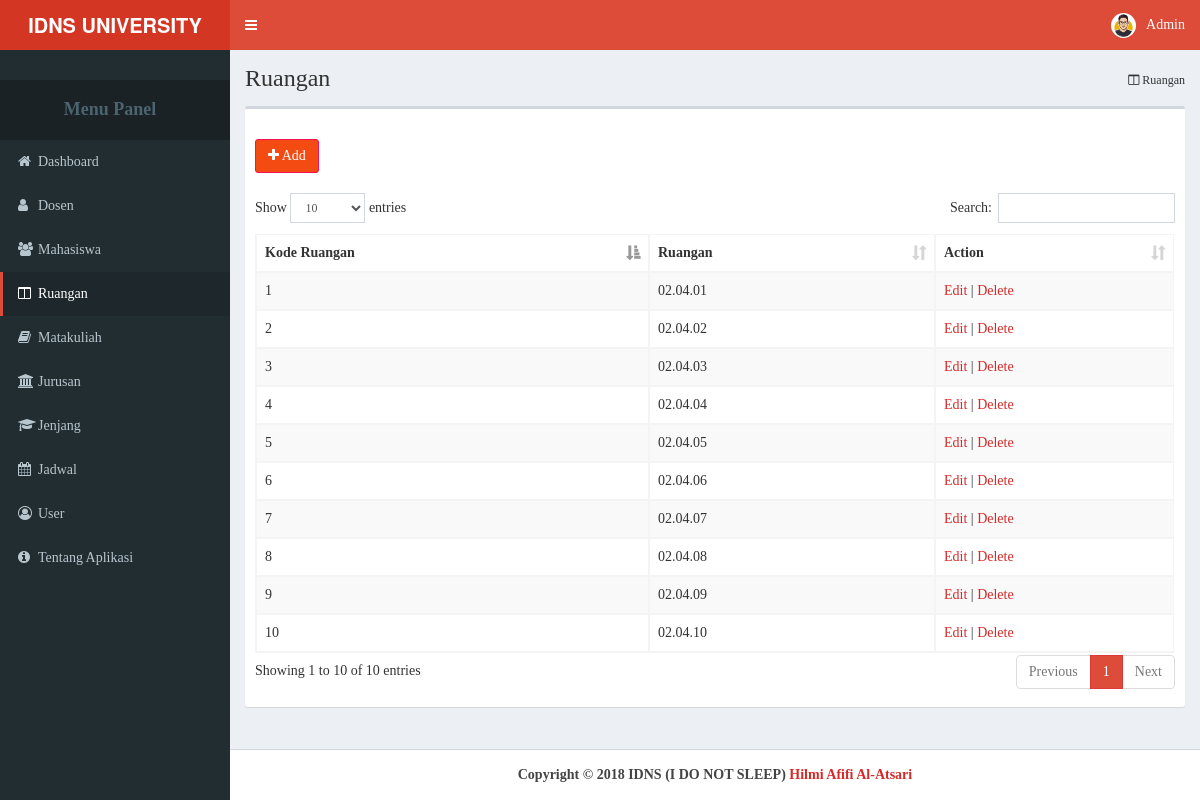
The page /assets/users/admin/ruangan.php (signed in) on the database its author committed.
### tables this page shows
CREATE TABLE `ruangan` (
  `Kode_Ruangan` varchar(50) NOT NULL,
  `Nama_Ruangan` varchar(50) NOT NULL
);

### assets/users/admin/dt_ruangan.php (the view, shortened to what this page needs)
<thead>
<tr>
<th>Kode Ruangan</th>
<th>Ruangan</th>
<th>Action</th>
</tr>
</thead>
<tbody>
<?php
						$queryruangan = mysqli_query ($konek, "SELECT * FROM ruangan");
						while ($ruangan = mysqli_fetch_array ($queryruangan)){
							echo "
								<tr>
									<td>$ruangan[Kode_Ruangan]</td>
									<td>$ruangan[Nama_Ruangan]</td>
									<td>
										<a href='#' class='open_modal' id='$ruangan[Kode_Ruangan]'>Edit</a> |
										<a href='#' onClick='confirm_delete(\"ruangan_delete.php?Kode_Ruangan=$ruangan[Kode_Ruangan]\")'>Delete</a>
									</td>
								</tr>";
						}
					?>
</tbody>

### assets/users/admin/ruangan.php (shortened to what this page needs)
<?php
include "../../control/connect.php";
?>
<!DOCTYPE html>
<html>
<head>
<?php
		include "bundle_css.php";
	?>
</head>
<body class="hold-transition skin-red sidebar-mini">
<div class=wrapper>
<?php
        include 'content_header.php';
       ?>
<aside class=main-sidebar>
<section class=sidebar>
<div class=user-panel>
</div>
<ul class=sidebar-menu>
<li class=header><h4><b><center>Menu Panel</center></b></h4></li>
<li><a href=index.php><i class="fa fa-home"></i><span>Dashboard</span></a></li>
<li><a href=dosen.php><i class="fa fa-user"></i><span>Dosen</span></a></li>
<li><a href=mahasiswa.php><i class="fa fa-users"></i><span>Mahasiswa</span></a></li>
<li class=active><a href=ruangan.php><i class="fa fa-columns"></i><span>Ruangan</span></a></li>
<li><a href=matakuliah.php><i class="fa fa-book"></i><span>Matakuliah</span></a></li>
<li><a href=jurusan.php><i class="fa fa-university"></i><span>Jurusan</span></a></li>
<li><a href=jenjang.php><i class="fa fa-graduation-cap"></i><span>Jenjang</span></a></li>
<li><a href=jadwal.php><i class="fa fa-calendar"></i><span>Jadwal</span></a></li>
<li><a href=user.php><i class="fa fa-user-circle-o"></i><span>User</span></a></li>
<li><a href=about.php><i class="fa fa-info-circle"></i><span>Tentang Aplikasi</span></a></li>
</ul>
</section>
</aside>
<div class=content-wrapper>
<section class=content-header>
<h1>
Ruangan
</h1>
<ol class=breadcrumb>
<li><i class="fa fa-columns"></i> Ruangan</li>
</ol>
</section>
<section class=content>
<div class=row>
<div class=col-xs-12>
<div class=box>
<div class=box-header>
</div>
<div class=box-body>
<a href=#><button class="btn btn-success" type=button data-target=#ModalAdd data-toggle=modal><i class="fa fa-plus"></i> Add</button></a>
<br></br>
<table id=data class="table table-bordered table-striped table-scalable">
<?php
							include "dt_ruangan.php";
						?>
</table>
</div>
</div>
</div>
</div>
</section>
</div>
<?php
		include	"content_footer.php";
	?>
</div>
</body>
</html>

### assets/users/admin/bundle_css.php (shortened to what this page needs)
<link rel="stylesheet" href="../../setting/bootstrap/bootstrap.css">
<link rel="stylesheet" href="../../setting/fa/font-awesome.css">
<link rel="stylesheet" href="../../setting/plugins/datatables/dataTables.bootstrap.css">
<link rel="stylesheet" href="../../setting/plugins/datepicker/datepicker3.css">
<link rel="stylesheet" href="../../setting/plugins/daterangepicker/daterangepicker-bs3.css">
<link rel="stylesheet" href="../../setting/AdminLTE.css">
<link rel="stylesheet" href="../../setting/_all-skins.css">
<link rel="stylesheet" href="../../setting/plugins/bootstrap-datetimepicker/css/bootstrap-datetimepicker.css">

### assets/users/admin/content_header.php (shortened to what this page needs)
<header class="main-header">
<div class="logo">
<span class="logo-lg"><b>IDNS UNIVERSITY</b></span>
</div>
<nav class="navbar navbar-static-top" role="navigation">
<a href="#" class="sidebar-toggle" data-toggle="offcanvas" role="button">
</a>
<div class="navbar-custom-menu">
<ul class="nav navbar-nav">
<li class="dropdown user user-menu">
<a href="#" class="dropdown-toggle" data-toggle="dropdown">
<img src="../../images/admin.jpg" class="user-image" alt="Foto">
<span class="hidden-xs" style="text-transform:capitalize"><?php echo "".$_SESSION["Username"]."" ?></span>
</a>
</li>
</ul>
</div>
</nav>
</header>

### assets/users/admin/content_footer.php (shortened to what this page needs)
<footer class="main-footer">
<center><strong>Copyright &copy; <?php echo date("Y") ?> IDNS (I DO NOT SLEEP) <a href="http://hilmi-afifi.github.io/demo">Hilmi Afifi Al-Atsari</a></strong></center>
</footer>

### assets/setting/_all-skins.css (style rules this page uses)
.skin-red .main-header .navbar { background-color: #dd4b39; }
.skin-red .main-header .navbar .nav > li > a { color: #ffffff; }
.skin-red .main-header .navbar .sidebar-toggle { color: #ffffff; }
.skin-red .main-header .navbar .sidebar-toggle { color: #fff; }
.skin-red .main-header .logo { background-color: #d73925; color: #ffffff; border-bottom: 0 solid transparent; }
.skin-red .content-header { background: transparent; }
.skin-red .wrapper, .skin-red .main-sidebar, .skin-red .left-side { background-color: #222d32; }
.skin-red .sidebar-menu > li.header { color: #4b646f; background: #1a2226; }
.skin-red .sidebar-menu > li > a { border-left: 3px solid transparent; }
.skin-red .sidebar-menu > li:hover > a, .skin-red .sidebar-menu > li.active > a { color: #ffffff; background: #1e282c; border-left-color: #dd4b39; }
.skin-red .sidebar a { color: #b8c7ce; }

### rows shown on the page
ruangan: Kode_Ruangan "1", Nama_Ruangan "02.04.01"
ruangan: Kode_Ruangan "10", Nama_Ruangan "02.04.10"
ruangan: Kode_Ruangan "2", Nama_Ruangan "02.04.02"
ruangan: Kode_Ruangan "3", Nama_Ruangan "02.04.03"
ruangan: Kode_Ruangan "4", Nama_Ruangan "02.04.04"
ruangan: Kode_Ruangan "5", Nama_Ruangan "02.04.05"
ruangan: Kode_Ruangan "6", Nama_Ruangan "02.04.06"
ruangan: Kode_Ruangan "7", Nama_Ruangan "02.04.07"
ruangan: Kode_Ruangan "8", Nama_Ruangan "02.04.08"
ruangan: Kode_Ruangan "9", Nama_Ruangan "02.04.09"

### other values the page prints
$_SESSION["Username"] "Admin"
